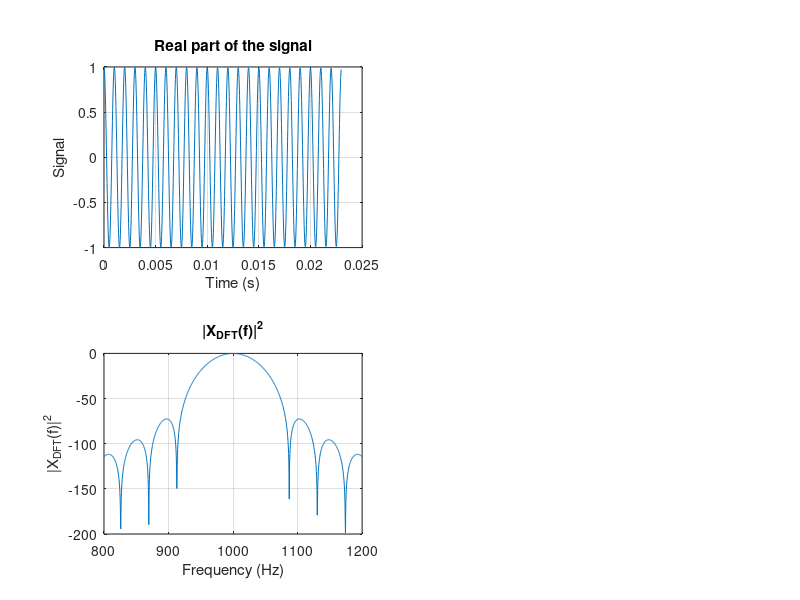

Source code (MATLAB): (Note: this script raises an error after producing the figure.)
%% Projet long 2015
% IEEE algorithm for AM/FM parameters estimation


%% Initialize workspace
clear all
close all
clc

%% Parameters definition

% Sampling parameters
fe = 44100;             % Sampling frequency

% FFT parameters
w_time = 0.023;         % Window duration (s)
N_padding = 7;          % Zero-padding factor
N_pts = round(fe*w_time);               % Total number of points
N_fft = 2^(nextpow2(N_pts)+N_padding);  % FFT size
t = (0:(N_pts-1))'/fe;                  % Time vector
f = (0:(N_fft-1))'*fe/N_fft;            % Frequency vector

w = window(@hanning,N_pts);             % Create window
w = w./sum(w);                          % Normalize window

AM = 1;

%% Compute FFT

% Number of simulations
N = 85;

if AM
    alpha0_dB = linspace(-0.1,-12,N)/0.023;
    FCR = 0;
else
    alpha0_dB = 0;
    FCR = linspace(-1000,1000,N);
end    
    
% Matrix to store lobe data
levels = zeros(9,N);
levels_normalized = zeros(9,N);
levels_loc = zeros(9,N);

figure
pause

for u = 1:N

    % Parameters for the model
    f0 = 1000;              % Instantaneous frequency at t = 0
    A0 = 1;                 % Signal level
    phi0 = 0;               % Initial phase

    % Adjust parameters with the definition
    if AM        
        alpha0 = log(10^(alpha0_dB(u)/20));
        beta0 = FCR/pi;
    else
        alpha0 = log(10^(alpha0_dB/20));
        beta0 = FCR(u)/pi;
    end    
        
    omega0 = 2*pi*f0;
    lambda0 = log(A0);

    % Create signal
    s = exp(alpha0.*t).*exp(lambda0).*exp(1i*((beta0*t.^2)+(omega0.*t)+phi0));

    subplot(2,2,1)
        plot(t,real(s))
        title('Real part of the signal')
        xlabel('Time (s)')
        ylabel('Signal')
        grid on

    % Apply window
    s = s.*w;

    % Compute the FFT
    N_half = (N_fft/2)+1;                   % Half FFT size
    fft_s = fft(s,N_fft);
    mod_fft_s = abs(fft_s);
    arg_fft_s = 0;%unwrap(phase(fft_s));

    plot_index = find((f > 800) & (f < 1200));
    
    subplot(2,2,3)
        plot(f(plot_index),20*log(mod_fft_s(plot_index)))
        title('|X_{DFT}(f)|^2')
        xlabel('Frequency (Hz)')
        ylabel('|X_{DFT}(f)|^2')
        grid on
        %hold on
    
    % Search for the main lobe
    [mod_max,index] = max(mod_fft_s);
    mod_argmax = f(index);

    % Find a more accurate value of the main lobe peak
    interp_index = quad_argmax(index,mod_fft_s(index-1),mod_fft_s(index),mod_fft_s(index+1));
    interp_max = quad_max(mod_fft_s(index-1),mod_fft_s(index),mod_fft_s(index+1));
    interp_argmax = interp1(1:length(f),f,interp_index);

    left_peak = mod_fft_s(1:end-2) > mod_fft_s(2:end-1);
    right_peak = mod_fft_s(3:end) > mod_fft_s(2:end-1);

    % Find location of zeros in the FFT
    mod_zeros_loc = find(left_peak & right_peak) + 1; 

    % Find the closest zero to the lobe peak
    [~,index_min] = min(abs(index-mod_zeros_loc)); 

    if (mod_zeros_loc(index_min) > index)
        lower_zero_loc = mod_zeros_loc(index_min - 1); 
        upper_zero_loc = mod_zeros_loc(index_min); 
    else
        lower_zero_loc = mod_zeros_loc(index_min); 
        upper_zero_loc = mod_zeros_loc(index_min + 1); 
    end    

    x = linspace(lower_zero_loc,upper_zero_loc,9)';

    levels_normalized(:,u) = interp1((1:N_fft)',mod_fft_s,x)/interp_max;
    levels(:,u) = interp1((1:N_fft)',mod_fft_s,x);
    
    subplot(2,2,3)
        hold on
        plot(mod_argmax,20*log(mod_max),'r+')
        plot(interp_argmax,20*log(interp_max),'g+')
        plot((x-1)*fe/N_fft,20*log(levels(:,u)),'r+')
        hold off
        
    levels_loc(:,u) = (x-1)*fe/N_fft;
        
    subplot(2,2,2)
        if AM        
            plot(alpha0_dB,20*log10(levels_normalized(1:5,:)'))
            title('Amplitude of the point versus the amplitude modulation rate')
            xlabel('Amplitude modulation rate (dB/s)')
            ylabel('Relative point level (dB)')
        else
            plot(FCR,20*log10(levels_normalized(1:5,:))')
            title('Relative amplitude versus the frequency modulation rate')
            xlabel('Frequency modulation rate (Hz/s)')
            ylabel('Relative point level (dB)')
        end 
        %legend('1','2','3','4','5')
        grid on        

    subplot(2,2,4)
        if AM        
            plot(alpha0_dB,levels_loc(1:5,:)'-f0)
            xlabel('Amplitude modulation rate (dB/s)')
            ylabel('Relative location (Hz)')
        else
            plot(FCR,levels_loc(1:5,:)'-f0)
            xlabel('Amplitude modulation rate (dB/s)')
            ylabel('Relative location (Hz)')
        end 
        %legend('1','2','3','4','5')
        grid on        
        
    disp([num2str(round(100*u/N)),' % achieved'])
    pause(0.01)
end

subplot(2,2,2)
    legend('1','2','3','4','5')

subplot(2,2,4)
    legend('1','2','3','4','5')
